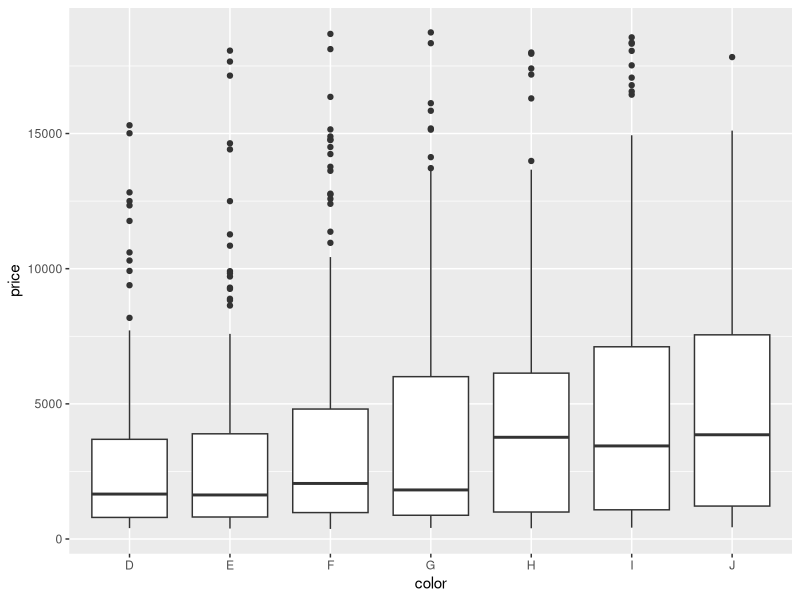
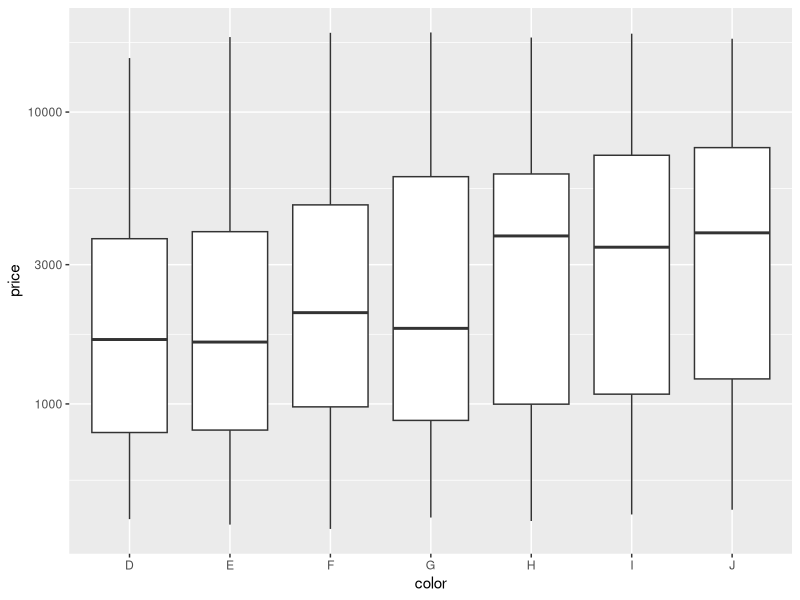
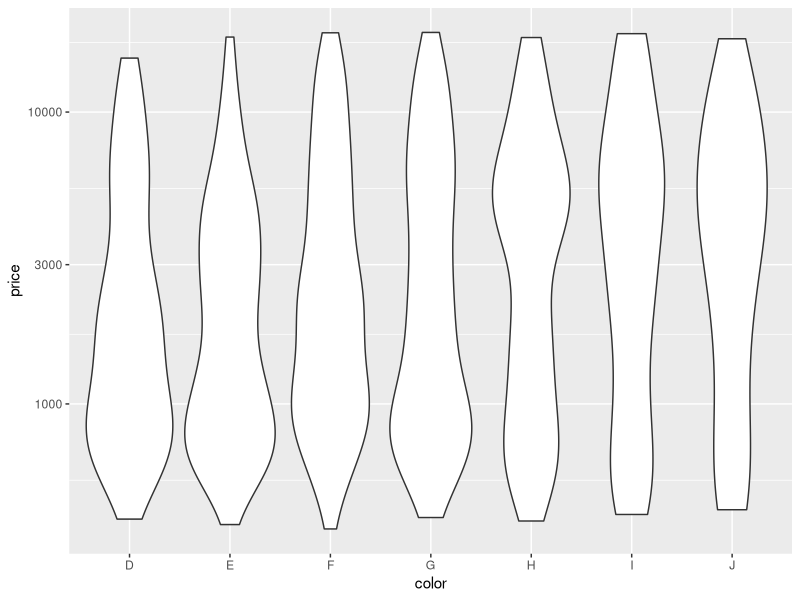
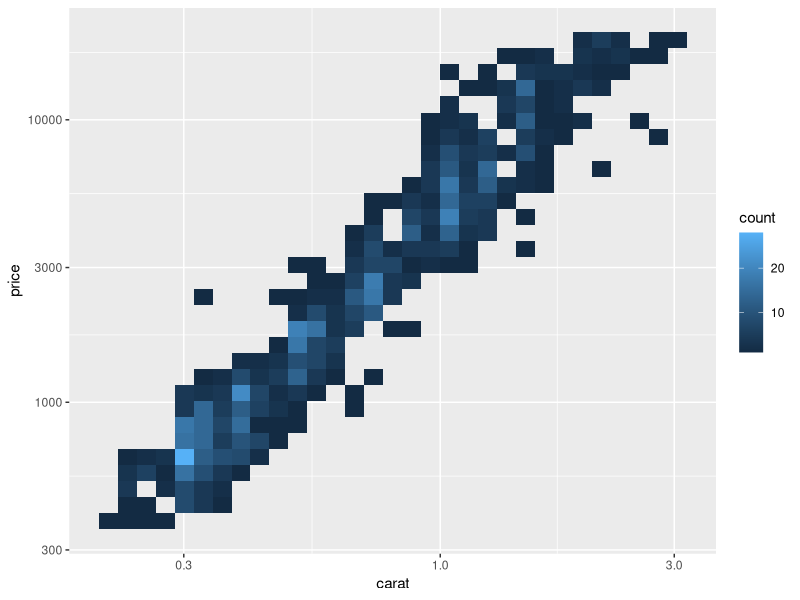
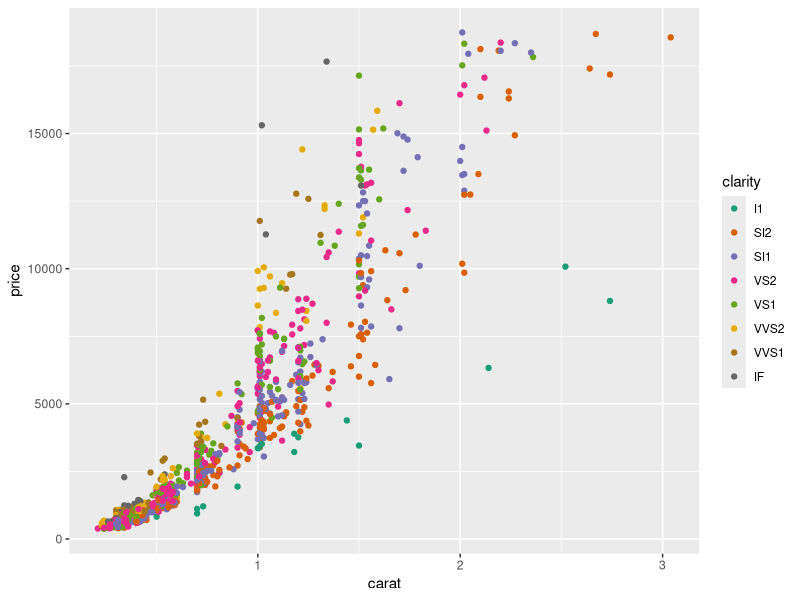

Write the R code that produced these figures, in order.
# Exercise 2: advanced ggplot2 practice

# Install and load the `ggplot2` package
#install.packages('ggplot2')
library("ggplot2")
library("dplyr")
# For this exercise you will again be working with the `diamonds` data set.
# Use `?diamonds` to review details about this data set
?diamonds
diamonds_sample <- sample_n(diamonds, 1000)
## Position Adjustments

# Draw a column (bar) chart of diamonds cuts by price, with each bar filled by 
# clarity. You should see a _stacked_ bar chart.


# Draw the same chart again, but with each element positioned to "fill" the y axis


# Draw the same chart again, but with each element positioned to "dodge" each other


# Draw a plot with point geometry with the x-position mapped to `cut` and the 
# y-position mapped to `clarity`
# This creates a "grid" grouping the points


# Use the "jitter" position adjustment to keep the points from all overlapping!
# (This works a little better with a sample of diamond data, such as from the 
# previous exercise).



## Scales

# Draw a "boxplot" (with `geom_boxplot`) for the diamond's price (y) by color (x)
ggplot(data = diamonds_sample) +
  geom_boxplot(mapping = aes(x = color, y = price))

# This has a lot of outliers, making it harder to read. To fix this, draw the 
# same plot but with a _logarithmic_ scale for the y axis.
ggplot(data = diamonds_sample) +
  geom_boxplot(mapping = aes(x = color, y = price))+
  scale_y_log10()

# For another version, draw the same plot but with `violin` geometry instead of 
# `boxplot` geometry!
# How does the logarithmic scale change the data presentation?
ggplot(data = diamonds_sample) +
  geom_violin(mapping = aes(x = color, y = price))+
  scale_y_log10()

# Another interesting plot: draw a plot of the diamonds price (y) by carat (x), 
# using a heatmap of 2d bins (geom_bin2d)
# What happens when you make the x and y channels scale logarithmically?
ggplot(data = diamonds_sample) +
  geom_bin2d(mapping = aes(x = carat, y = price))+
  scale_y_log10()+
  scale_x_log10()




# Draw a scatter plot for the diamonds price (y) by carat (x). Color each point
# by the clarity (Remember, this will take a while. Use a sample of the diamonds 
# for faster results)
ggplot(data = diamonds_sample) +
  geom_point(mapping = aes(x = carat, y = price, color = clarity)) +
  scale_color_brewer(palette = "Dark2")

# Change the color of the previous plot using a ColorBrewer scale of your choice. 
# What looks nice?



## Coordinate Systems

# Draw a bar chart with x-position and fill color BOTH mapped to cut
# For best results, SET the `width` of the geometry to be 1 (fill plot, no space
# between)
# TIP: You can save the plot to a variable for easier modifications


# Draw the same chart, but with the coordinate system flipped


# Draw the same chart, but in a polar coordinate system. It's a Coxcomb chart!



## Facets

# Take the scatter plot of price by carat data (colored by clarity) and add 
# _facets_ based on the diamond's `color`



## Saving Plots

# Use the `ggsave()` function to save the current (recent) plot to disk.
# Name the output file "my-plot.png".
# Make sure you've set the working directory!!

